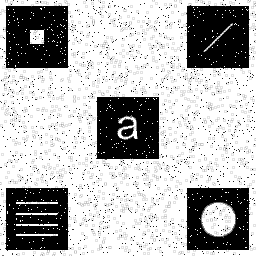
#> input picture Ejercicio1/Imagen_ecualizada_localmente_3x3.tif, 256 x 256 px, found by its file name
$ python problema1.py
#> lines starting #> are read from the running program, lines starting #| are printed output that depends on the picture
import cv2
import numpy as np
import matplotlib.pyplot as plt
import math


def imshow(img, new_fig=True, title=None, color_img=False, blocking=False, colorbar=True, ticks=False):
    if new_fig:
        plt.figure()
    if color_img:
        plt.imshow(img)
    else:
        plt.imshow(img, cmap='gray')
    plt.title(title)
    if not ticks:
        plt.xticks([]), plt.yticks([])
    if colorbar:
        plt.colorbar()
    if new_fig:
        plt.show(block=blocking)


img = cv2.imread('.Ejercicio1\Imagen_ecualizada_localmente_3x3.tif',cv2.IMREAD_GRAYSCALE)
#> img is the input picture: shape (256, 256); min 0, max 255, mean 180.3
imshow(img)
img = cv2.imread('.Ejercicio1\Imagen_ecualizada_localmente_25x25.tif',cv2.IMREAD_GRAYSCALE)
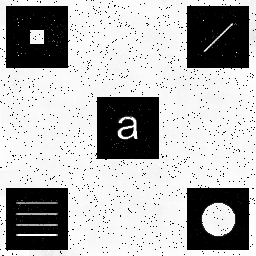
#> input picture Ejercicio1/Imagen_ecualizada_localmente_25x25.tif, 256 x 256 px, found by its file name
#> img is the input picture: shape (256, 256); min 0, max 255, mean 177.3
imshow(img)
window_size = 25,25
top, bottom, left, right = window_size[0] // 2, window_size[0] // 2, window_size[1] // 2, window_size[1] // 2
padded_image = cv2.copyMakeBorder(img, top, bottom, left, right, cv2.BORDER_REPLICATE)
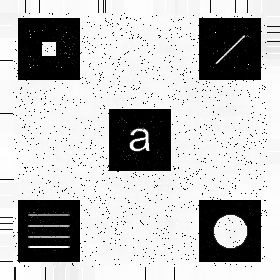
#> padded_image: shape (280, 280); min 0, max 255, mean 188.3
imshow(padded_image)
#> call 3 of imshow, with new_fig = True, color_img = False, blocking = False, colorbar = True, ticks = False
#> in imshow (call 3), `plt.show(block=blocking)`:
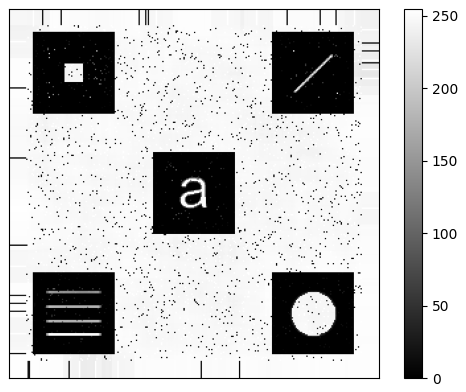
#> figure drawn by matplotlib, 2 panels
img.shape
size = 9
size_2 = size*size
w1 = -np.ones((size,size))/size_2
w1[1,1]=size_2/size_2
img1 = cv2.filter2D(img,-1,w1)
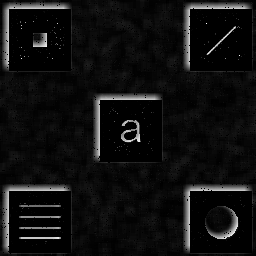
#> img1: shape (256, 256); min 0, max 255, mean 15.8
imshow(img1)
#> call 4 of imshow, with new_fig = True, color_img = False, blocking = False, colorbar = True, ticks = False
#> in imshow (call 4), `plt.show(block=blocking)`:
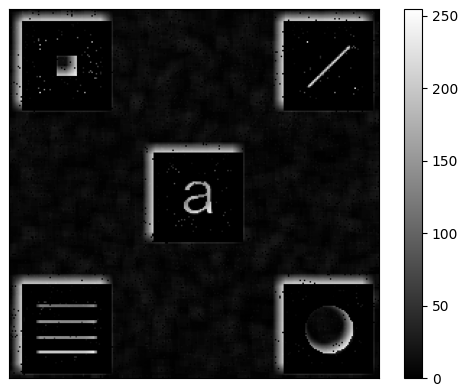
#> figure drawn by matplotlib, 2 panels


img.shape
q_pix = img.size
#> q_pix = 65536
unique, frequency = np.unique(img,return_counts=True)
#> unique = 208 values from 0 to 255; frequency = 208 values, max 16872 at index 0, min 1 at index 50, mean 315.1

unique
p_r = frequency / q_pix
#> p_r = 208 values, max 0.257 at index 0, min 1.53e-05 at index 50, mean 0.00481

hist, bins = np.histogram(img.flatten(),256,[0,256])
#> hist = 256 values, max 16872 at index 0, min 0 at index 64, mean 256; bins = 257 values from 0 to 256
histn = hist.astype(np.double) / img.size
#> histn = 256 values, max 0.257 at index 0, min 0 at index 64, mean 0.00391
histn

def ecualizar_localmente(histograma:np.array):
    return

img_heq = cv2.equalizeHist(img)
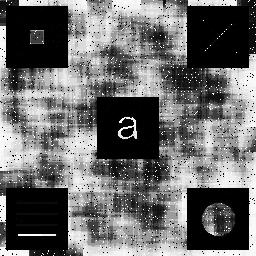
#> img_heq: shape (256, 256); min 0, max 255, mean 106.5
hist, bins = np.histogram(img_heq.flatten(),256,[0,256])
#> hist = 256 values, max 16927 at index 0, min 0 at index 16, mean 256
hist
img_1_sq = img[6:66,6:66]
img_1_sq_heq = cv2.equalizeHist(img_1_sq)

imshow(img_1_sq)

ax1=plt.subplot(221)
plt.imshow(img_1_sq,cmap='gray',vmin=0,vmax=255)
plt.title('Imagen Original')

plt.subplot(222)
plt.hist(img_1_sq.flatten(), 256, [0, 256])
plt.title('Histograma')

plt.subplot(223,sharex=ax1,sharey=ax1)
plt.imshow(img_1_sq_heq,cmap='gray',vmin=0,vmax=255)
plt.title('Imagen Ecualizada')

plt.subplot(224)
plt.hist(img_1_sq_heq.flatten(), 256, [0, 256])
plt.title('Histograma')
plt.show()
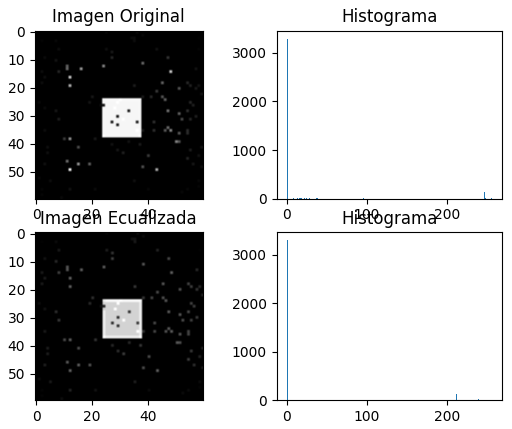
#> figure drawn by matplotlib, 4 panels; panel 2: tallest bar 3295 high, from x = 0 to 1; panel 4: tallest bar 3295 high, from x = 0 to 1
